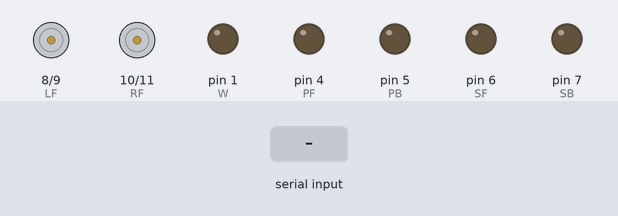
A sketch run on a simulated Arduino Uno, built with avr-gcc and run on an emulated ATmega328P. Shown: motor-driver pin pairs drawn as motors (green arrow = first pin HIGH = forward, orange = second pin HIGH = backward, longer = more drive), output pins drawn as LEDs (lit = HIGH). Inputs (shaded band) come from the test bench.

Above: at 1.2 s.
1.3 s: "F" received over the second serial link
At 2.0 s:
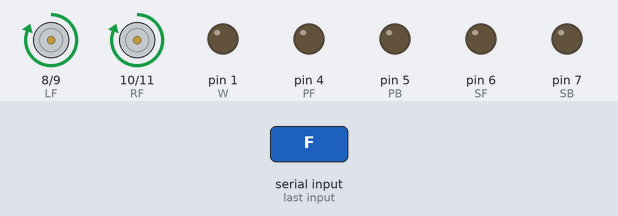
2.8 s: "B" received over the second serial link
At 3.1 s:
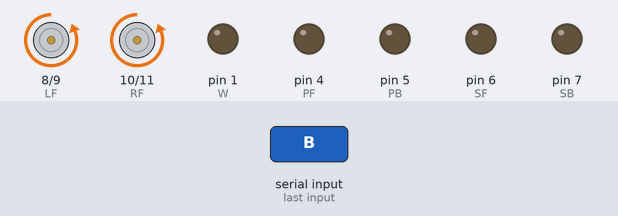
4.3 s: "L" received over the second serial link
At 5.1 s:
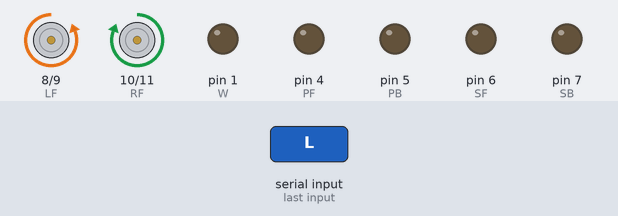
6.8 s: "R" received over the second serial link
At 7.4 s:
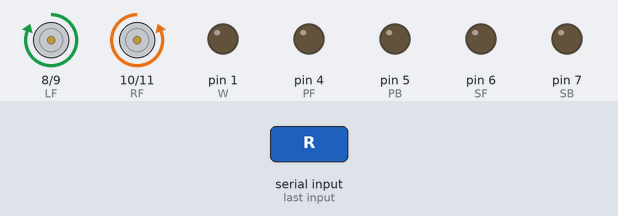
9.3 s: "1" received over the second serial link
At 10.1 s:
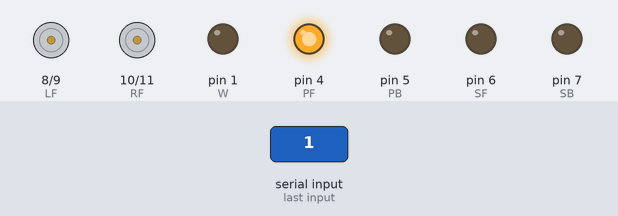
11.8 s: "2" received over the second serial link
At 12.4 s:
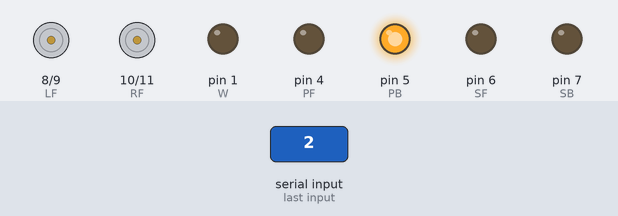
Timing chart, 0 to 14.8 s (numbered marks = the images above; inputs shaded):
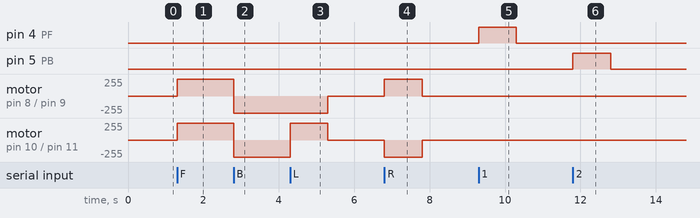

The sketch:

Bluetooth_Multipurpose_Robot.ino
```cpp
#include <SoftwareSerial.h>


SoftwareSerial bt(2, 3);

#define LF 8
#define LB 9
#define RF 10
#define RB 11


#define PF 4
#define PB 5
#define SF 6
#define SB 7
#define W 1

void setup() {

  pinMode(LF, OUTPUT);
  pinMode(LB, OUTPUT);
  pinMode(RF, OUTPUT);
  pinMode(RB, OUTPUT);
  pinMode(W,OUTPUT);
  pinMode(PF, OUTPUT);
    pinMode(PB, OUTPUT);
      pinMode(SB, OUTPUT);
    pinMode(SF, OUTPUT);


  digitalWrite(PF, LOW);
  digitalWrite(PB, LOW);
  digitalWrite(SF, LOW);
    digitalWrite(SB, LOW);
   digitalWrite(W, LOW);

  bt.begin(9600);
}

void loop() {
  bt.listen();
  while (bt.available()) {
    char ch = bt.read();
    if(ch== 'F')
    {
      digitalWrite(LF, HIGH);
      digitalWrite(RF, HIGH);
      digitalWrite(LB, LOW);
      digitalWrite(RB, LOW);
    }

    else if (ch == 'B') {
      digitalWrite(LB, HIGH);
      digitalWrite(RB, HIGH);
      digitalWrite(LF, LOW);
      digitalWrite(RF, LOW);
    }

    else if (ch == 'L') {
      digitalWrite(LB, HIGH);
      digitalWrite(RF, HIGH);
      digitalWrite(LF, LOW);
      digitalWrite(RB, LOW);
      delay(1000);
          digitalWrite(LF, LOW);
      digitalWrite(LB, LOW);
      digitalWrite(RF, LOW);
      digitalWrite(RB, LOW);

    }

    else if (ch == 'R') {
      digitalWrite(LF, HIGH);
      digitalWrite(RB, HIGH);
      digitalWrite(LB, LOW);
      digitalWrite(RF, LOW);
        delay(1000);
          digitalWrite(LF, LOW);
      digitalWrite(LB, LOW);
      digitalWrite(RF, LOW);
      digitalWrite(RB, LOW);
    }

    else if (ch == 'S') {
      digitalWrite(LF, LOW);
      digitalWrite(LB, LOW);
      digitalWrite(RF, LOW);
      digitalWrite(RB, LOW);
    }


    else if (ch == '1') {
      digitalWrite(PF, HIGH);
        digitalWrite(PB, LOW);
        delay(1000);
          digitalWrite(PF,LOW);
            digitalWrite(PB, LOW);
    }

    else if (ch == '2') {
    digitalWrite(PF, LOW);
        digitalWrite(PB,HIGH);
        delay(1000);
          digitalWrite(PF,LOW);
            digitalWrite(PB, LOW);
    }
    else if (ch == '3') {
      digitalWrite(SF, HIGH);
       digitalWrite(SB, LOW);


    }
      else if (ch == '4') {
      digitalWrite(SF, LOW);
       digitalWrite(SB, LOW);


    }
    else if (ch == '5') {
      digitalWrite(W,HIGH);

    }
    else if (ch == '6') {
      digitalWrite(W,LOW);

    }


  }
}
```

Measured:
- after the input at 1.3 s, motor on pin 8 (LF) / pin 9 (LB), motor on pin 10 (RF) / pin 11 (RB): stopped → forward 255/255 at once
- after the input at 2.8 s, motor on pin 8 (LF) / pin 9 (LB), motor on pin 10 (RF) / pin 11 (RB): forward 255/255 → backward 255/255 at once
- after the input at 4.3 s, motor on pin 8 (LF) / pin 9 (LB): backward 255/255 → stopped after 1.0 s; motor on pin 10 (RF) / pin 11 (RB): backward 255/255 → forward 255/255 at once, → stopped 1.0 s later
- after the input at 6.8 s, motor on pin 8 (LF) / pin 9 (LB): stopped → forward 255/255 at once, → stopped 1.0 s later; motor on pin 10 (RF) / pin 11 (RB): stopped → backward 255/255 at once, → stopped 1.0 s later
- after the input at 9.3 s, pin 4 (PF): LOW → HIGH at once, → LOW 1.0 s later
- after the input at 11.8 s, pin 5 (PB): LOW → HIGH at once, → LOW 1.0 s later
